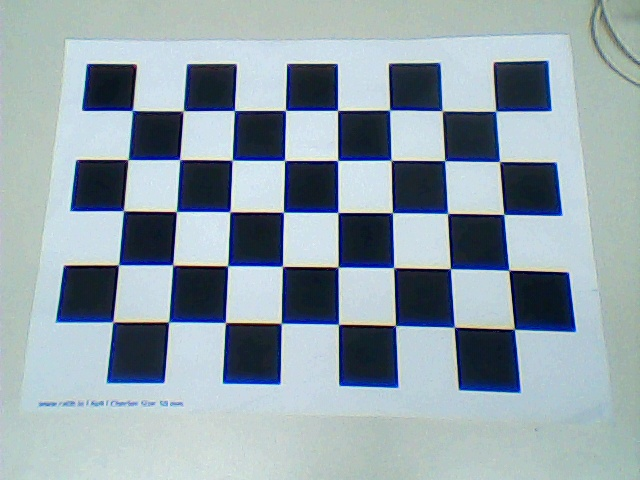
#> input picture python/camera_calibration/calibration_images/captured_image0.jpg, 640 x 480 px; its folder holds only this picture in this run
$ python cameramatrix.py
#> lines starting #> are read from the running program, lines starting #| are printed output that depends on the picture; after the words box and inside, x2 and y2 are one past the last pixel; in counts of white or black regions, pixels touching at a corner belong together; long printed decimals are rounded
import cv2
import numpy as np
import glob

# =========================
# CONFIGURAÇÕES
# =========================

# Número de cantos internos do tabuleiro
CHESSBOARD_SIZE = (8, 5)

# Tamanho real de cada quadrado (em metros, mm, etc.)
SQUARE_SIZE = 0.025

# Pasta contendo as imagens da calibração
IMAGE_PATHS = glob.glob("python/camera_calibration/calibration_images/*.jpg")

# Critério de refinamento
criteria = (
    cv2.TERM_CRITERIA_EPS + cv2.TERM_CRITERIA_MAX_ITER,
    5000,
    0.000001
)

# =========================
# PONTOS 3D DO TABULEIRO
# =========================

objp = np.zeros((CHESSBOARD_SIZE[0] * CHESSBOARD_SIZE[1], 3), np.float32)

objp[:, :2] = np.mgrid[
    0:CHESSBOARD_SIZE[0],
    0:CHESSBOARD_SIZE[1]
].T.reshape(-1, 2)

objp *= SQUARE_SIZE

# Vetores finais
objpoints = []
imgpoints = []

# =========================
# LEITURA DAS IMAGENS
# =========================

gray = None
print(IMAGE_PATHS)

for fname in IMAGE_PATHS:
    print(fname)
    img = cv2.imread(fname)
#> img is the input picture: shape (480, 640, 3); mean B, G, R 170.6, 161.7, 145.9
    gray = cv2.cvtColor(img, cv2.COLOR_BGR2GRAY)
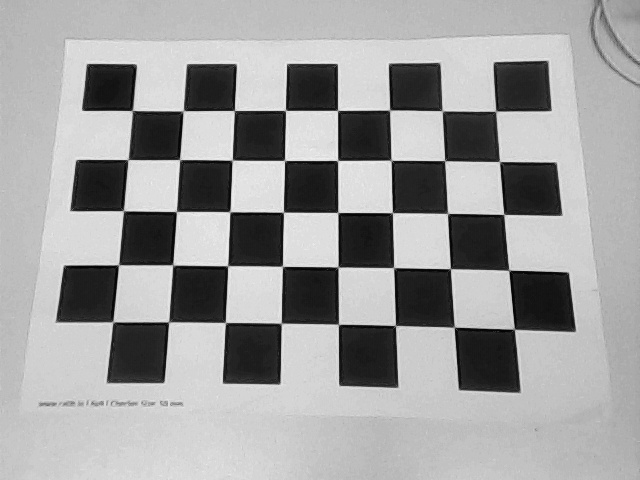
#> gray: shape (480, 640); min 1, max 243, mean 158

    # Detecta chessboard
    ret, corners = cv2.findChessboardCorners(
        gray,
        CHESSBOARD_SIZE,
        None
    )
#> ret = True; corners = 40 rows, first 8: [131.7, 112.5], [182.5, 110.3], [233.3, 111], [285.6, 110.1], [337, 110.4], [389.2, 109], [441.3, 111.5], [495.3, 109.8]

    if ret:

        objpoints.append(objp)

        # Refina precisão subpixel
        corners2 = cv2.cornerSubPix(
            gray,
            corners,
            (11, 11),
            (-1, -1),
            criteria
        )
#> corners2 = 40 rows, first 8: [132.4, 110.5], [183.1, 110.8], [234.4, 110.5], [285.5, 110.4], [337.5, 110.4], [389.6, 110.1], [442.2, 110.8], [495.8, 111.2]

        imgpoints.append(corners2)

        # Visualização
        cv2.drawChessboardCorners(
            img,
            CHESSBOARD_SIZE,
            corners2,
            ret
        )
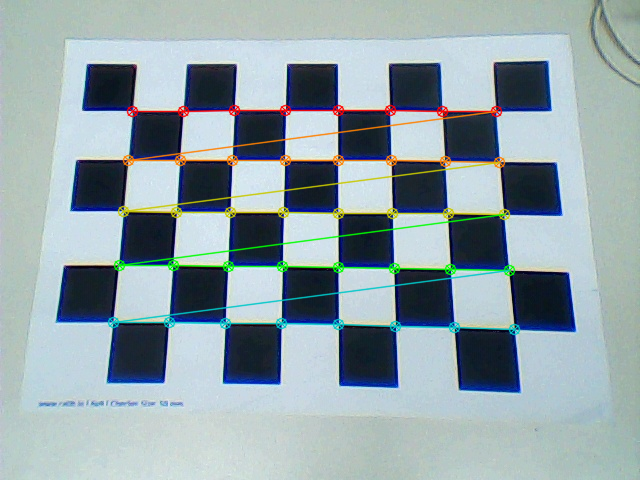
#> img: shape (480, 640, 3); 4.4% of pixels changed, all inside (x1, y1, x2, y2) = (107, 104, 521, 336)

        cv2.imshow("Corners", img)
        cv2.waitKey(300)

cv2.destroyAllWindows()

# =========================
# CALIBRAÇÃO
# =========================

ret, camera_matrix, dist_coeffs, rvecs, tvecs = cv2.calibrateCamera(
    objpoints,
    imgpoints,
    gray.shape[::-1],
    None,
    None
)
#> ret = 0.238; camera_matrix = [[701, 0, 286.5], [0, 699.4, 152.6], [0, 0, 1]]; dist_coeffs = [[-0.181, 2.41, 0.00452, -0.000311, -5.96]]; rvecs = ([-0.292, 0.0499, 0.011],); tvecs = ([-0.0753, -0.0206, 0.341],)

# =========================
# RESULTADOS
# =========================

print("\n=== CAMERA MATRIX ===")
print(camera_matrix)
#| [[700.972    0.         286.463]
#|  [  0.         699.441 152.618]
#|  [  0.           0.           1.        ]]

print("\n=== DISTORTION COEFFICIENTS ===")
print(dist_coeffs)
#| [[-1.80552088e-01  2.40849122e+00  4.51515781e-03 -3.11245876e-04
#|   -5.96169208e+00]]

# =========================
# SALVAR
# =========================

np.save("camera_matrix.npy", camera_matrix)
np.save("dist_coeffs.npy", dist_coeffs)

print("\nArquivos salvos.")

$ run again, on python/camera_calibration/calibration_images/captured_image13.jpg
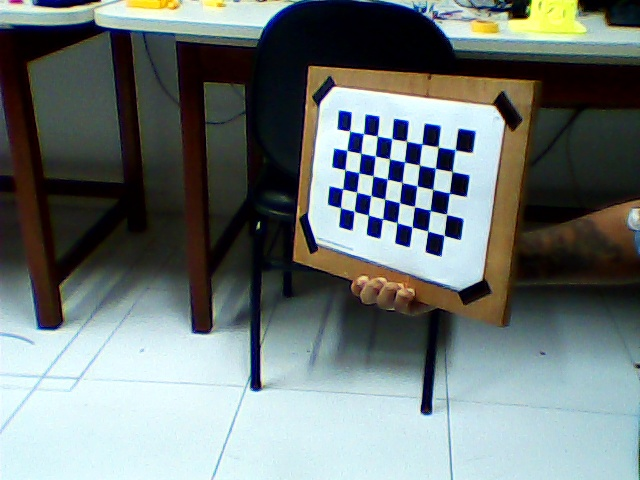
#> input picture python/camera_calibration/calibration_images/captured_image13.jpg, 640 x 480 px
#> img is the input picture: shape (480, 640, 3); mean B, G, R 118.9, 120, 110.3
#> `gray = cv2.cvtColor(img, cv2.COLOR_BGR2GRAY)`:
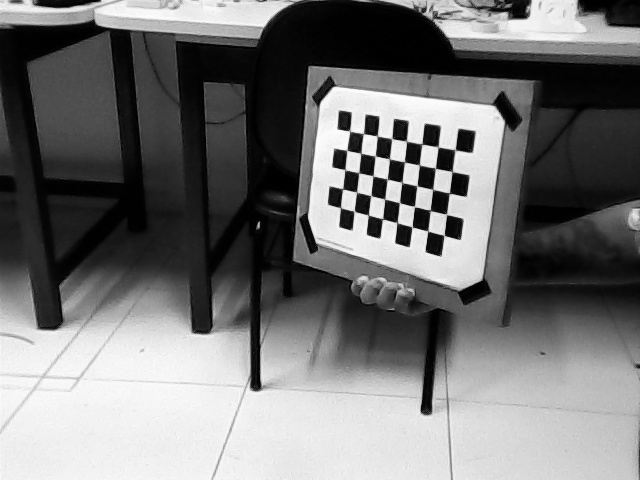
#> gray: shape (480, 640); min 0, max 254, mean 117
#> `ret, corners = cv2.findChessboardCorners( gray, CHESSBOARD_SIZE, None )`: ret = True; corners = 40 rows, first 8: [349.3, 130.4], [363.6, 133.5], [377.1, 135.7], [391.8, 138.4], [406.2, 140.7], [422, 144], [438.2, 147.3], [455.4, 149.6]
#> corners2 = 40 rows, first 8: [349.3, 131.3], [363.4, 133.6], [377.2, 136.1], [391.8, 138.7], [406.4, 141.2], [421.8, 144.1], [438.1, 147], [455.1, 149.8]
#> `cv2.drawChessboardCorners( img, CHESSBOARD_SIZE, corners2, ret )`:
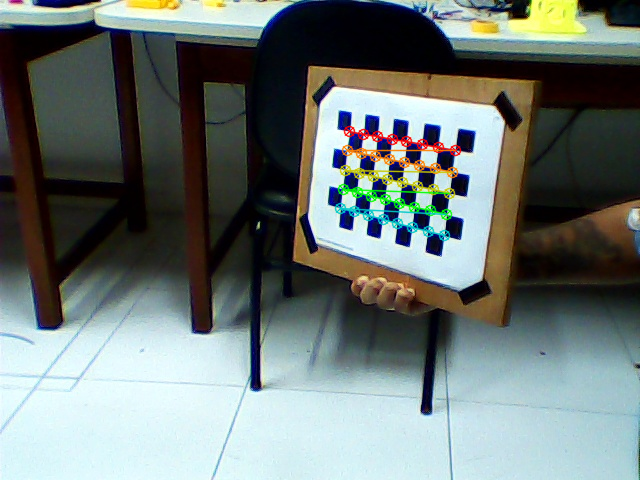
#> img: shape (480, 640, 3); 1.88% of pixels changed, all inside (x1, y1, x2, y2) = (334, 125, 462, 242)
#> `ret, camera_matrix, dist_coeffs, rvecs, tvecs = cv2.calibrateCamera( o..`: ret = 0.235; camera_matrix = [[1222.4, 0, 319.8], [0, 1072.9, 238.5], [0, 0, 1]]; dist_coeffs = [[0.97, 36.02, 0.114, -0.135, -1.17]]; rvecs = ([0.0971, 0.926, 0.178],); tvecs = ([0.0345, -0.137, 1.33],)
#| [[1.22240501e+03 0.00000000e+00 3.19755365e+02]
#|  [0.00000000e+00 1.07291871e+03 2.38533700e+02]
#|  [0.00000000e+00 0.00000000e+00 1.00000000e+00]]
#| [[ 0.9696 36.016  0.1135  -0.1347 -1.168]]

$ run again, on python/camera_calibration/calibration_images/captured_image14.jpg
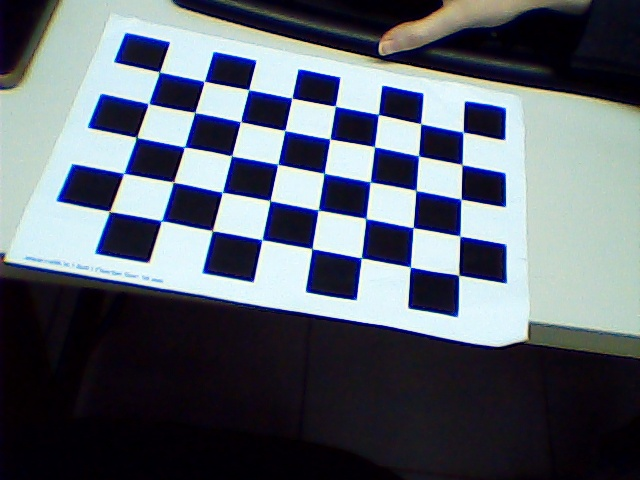
#> input picture python/camera_calibration/calibration_images/captured_image14.jpg, 640 x 480 px
#> img is the input picture: shape (480, 640, 3); mean B, G, R 109.7, 99.3, 92.5
#> `gray = cv2.cvtColor(img, cv2.COLOR_BGR2GRAY)`:
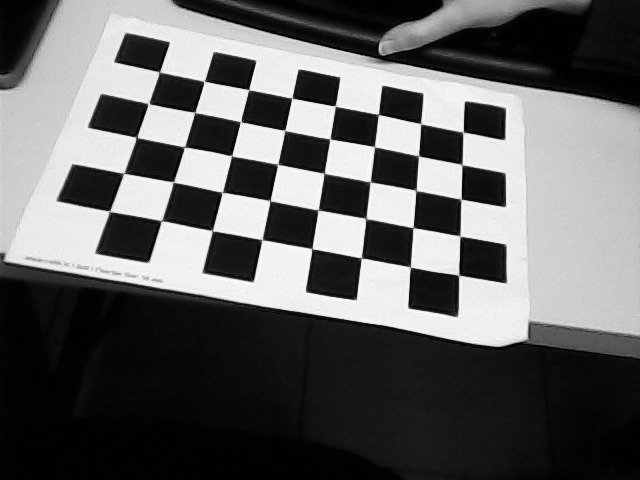
#> gray: shape (480, 640); min 0, max 254, mean 98.4
#> `ret, corners = cv2.findChessboardCorners( gray, CHESSBOARD_SIZE, None )`: ret = True; corners = 40 rows, first 8: [159.2, 71.66], [203.7, 81.55], [248.7, 89.63], [292, 97.93], [335.3, 105.5], [378.4, 114.5], [420.6, 123.5], [463, 132.2]
#> corners2 = 40 rows, first 8: [159.4, 71.96], [204.4, 81.27], [248.6, 89.65], [291.9, 98.12], [335.3, 106.2], [378.4, 114.4], [420.6, 123.6], [463.1, 132.1]
#> `cv2.drawChessboardCorners( img, CHESSBOARD_SIZE, corners2, ret )`:
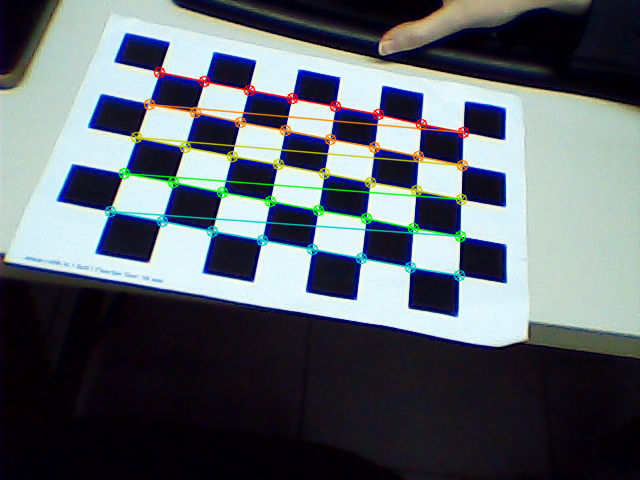
#> img: shape (480, 640, 3); 3.84% of pixels changed, all inside (x1, y1, x2, y2) = (104, 66, 470, 282)
#> `ret, camera_matrix, dist_coeffs, rvecs, tvecs = cv2.calibrateCamera( o..`: ret = 0.347; camera_matrix = [[912.6, 0, 407.9], [0, 945.1, 199], [0, 0, 1]]; dist_coeffs = [[-0.55, 4.8, -0.00852, -0.00964, -12.78]]; rvecs = ([-0.714, -0.167, 0.132],); tvecs = ([-0.139, -0.0684, 0.507],)
#| [[912.601   0.         407.921]
#|  [  0.         945.112  198.961 ]
#|  [  0.           0.           1.        ]]
#| [[-5.50445134e-01  4.80272490e+00 -8.52078913e-03 -9.63548603e-03
#|   -1.27754566e+01]]

$ run again, on python/camera_calibration/calibration_images/captured_image1.jpg
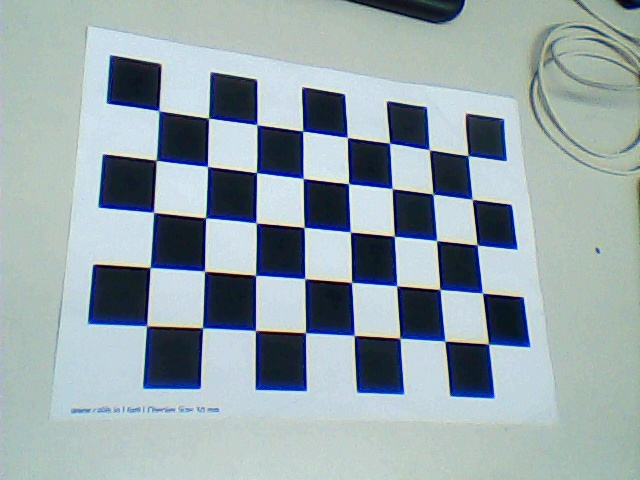
#> input picture python/camera_calibration/calibration_images/captured_image1.jpg, 640 x 480 px
#> img is the input picture: shape (480, 640, 3); mean B, G, R 171, 165.6, 150.2
#> `gray = cv2.cvtColor(img, cv2.COLOR_BGR2GRAY)`:
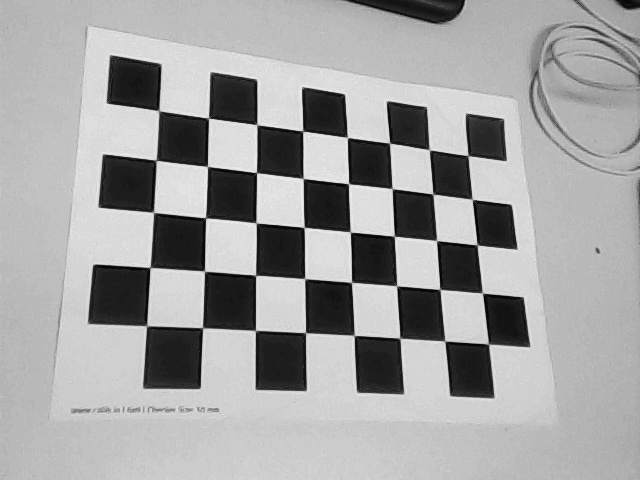
#> gray: shape (480, 640); min 2, max 241, mean 161.6
#> `ret, corners = cv2.findChessboardCorners( gray, CHESSBOARD_SIZE, None )`: ret = True; corners = 40 rows, first 8: [158.4, 110.4], [208.4, 118.2], [256.7, 124.4], [302.7, 131.2], [347.6, 137.7], [389.5, 143.1], [429.6, 150], [468.2, 155.5]
#> corners2 = 40 rows, first 8: [158.8, 110.7], [208.5, 118.2], [256.9, 124.7], [302.7, 131.1], [347.3, 137.4], [389.6, 143.2], [429.3, 149.7], [468.1, 155.6]
#> `cv2.drawChessboardCorners( img, CHESSBOARD_SIZE, corners2, ret )`:
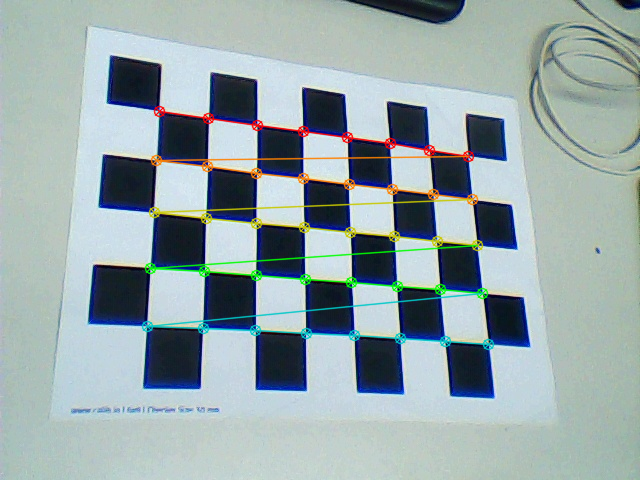
#> img: shape (480, 640, 3); 3.89% of pixels changed, all inside (x1, y1, x2, y2) = (141, 105, 495, 351)
#> `ret, camera_matrix, dist_coeffs, rvecs, tvecs = cv2.calibrateCamera( o..`: ret = 0.296; camera_matrix = [[811, 0, 288], [0, 818.8, 145.3], [0, 0, 1]]; dist_coeffs = [[-0.433, 5.94, 0.0116, 0.00127, -18.23]]; rvecs = ([-0.355, -0.38, 0.0618],); tvecs = ([-0.062, -0.0165, 0.386],)
#| [[811.040   0.         288.008]
#|  [  0.         818.771   145.261]
#|  [  0.           0.           1.        ]]
#| [[-4.32598058e-01  5.93991369e+00  1.15684247e-02  1.27320493e-03
#|   -1.82255581e+01]]
